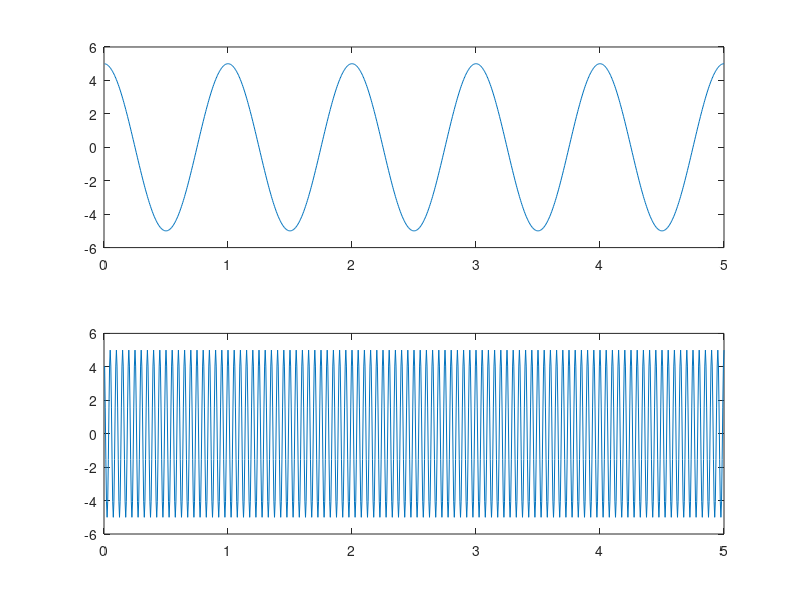
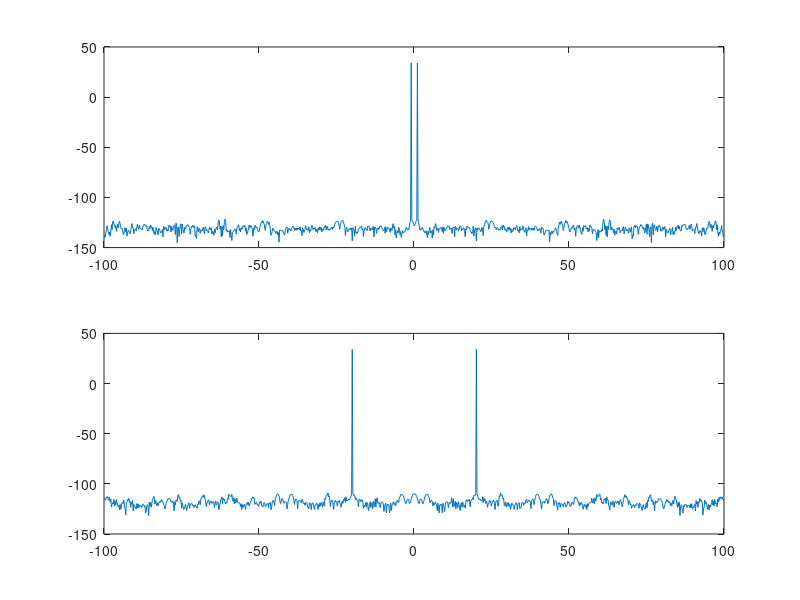
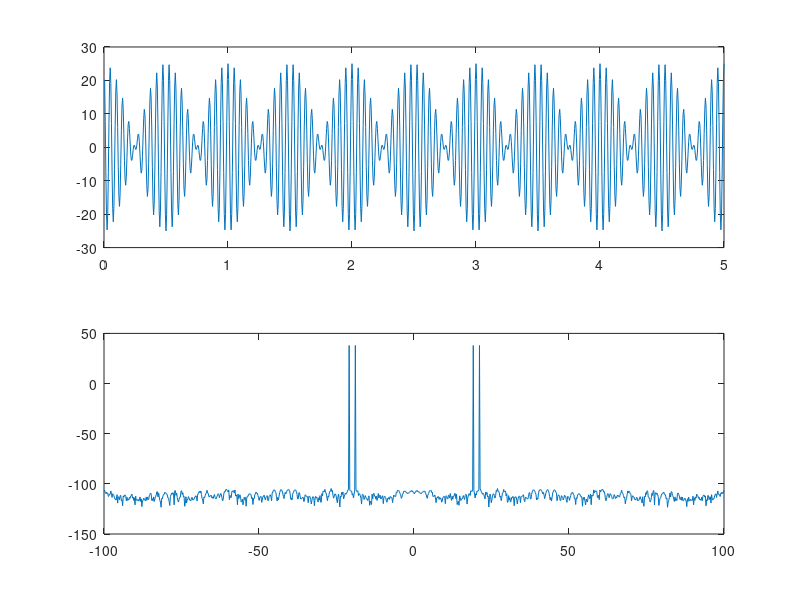
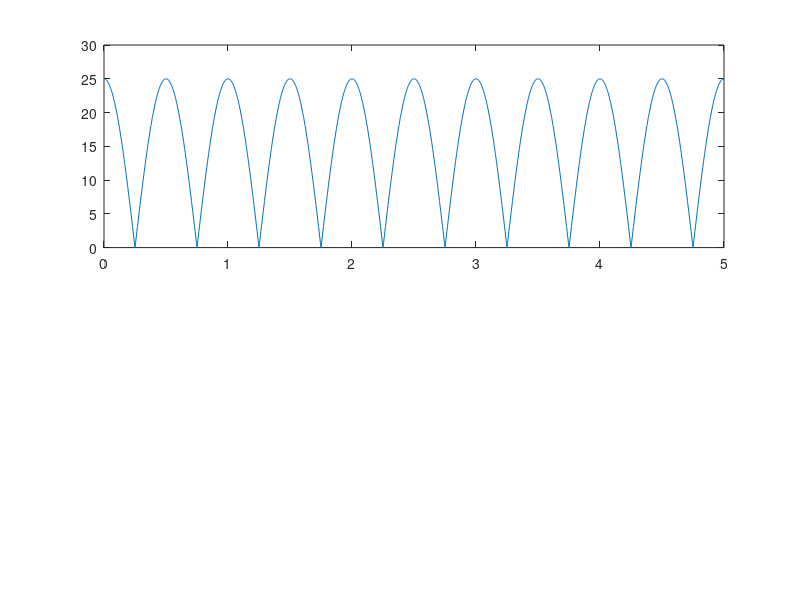

Write the MATLAB code that produced these figures, in order.
% code to generate dsbsc wave in time domain and ferquency domain
am=5;
ac=5;
fm=1;
fc=20;

fs=10*fc;
nf=fs/2;
ts=1/fs;
to=5;
t=ts:ts:to;
N=length(t);
f=linspace(-nf,nf,N);

mt=am*cos(2*pi*fm*t);
ct=ac*cos(2*pi*fc*t);

m1=fftshift(fft(mt,N));
m1_mod=10*log10(abs(m1));

c=fftshift(fft(ct,N));
c_mod=10*log10(abs(c));


figure;
subplot(2,1,1);
plot(t,mt);
subplot(2,1,2);
plot(t,ct);

figure;
subplot(2,1,1);
plot(f,m1_mod);
subplot(2,1,2);
plot(f,c_mod);

dsb=mt.*(ac*cos(2*pi*fc*t));

dsbf=fftshift(fft(dsb,N));
dsbf_mod=10*log10(abs(dsbf));

figure;
subplot(2,1,1);
plot(t,dsb);
subplot(2,1,2);
plot(f,dsbf_mod);

d1=abs(hilbert(dsb));

figure;
subplot(2,1,1);
plot(t,d1);

